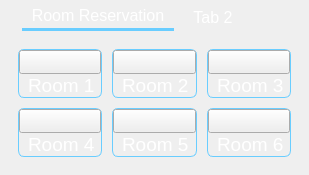
                      <widget class="QWidget" name="page_faculty_roomNkey">
                       <layout class="QVBoxLayout" name="verticalLayout_page_faculty_roomNkey">
                        <property name="spacing">
                         <number>0</number>
                        </property>
                        <property name="leftMargin">
                         <number>0</number>
                        </property>
                        <property name="topMargin">
                         <number>6</number>
                        </property>
                        <property name="rightMargin">
                         <number>0</number>
                        </property>
                        <property name="bottomMargin">
                         <number>0</number>
                        </property>
                        <item>
                         <widget class="QTabWidget" name="tabWidget_faculty_roomNkey">
                          <property name="styleSheet">
                           <string notr="true">
QTabWidget::pane { /* The tab widget frame */
border:0
}

QTabWidget::tab-bar {
left: 15px; /* move to the right by 12px */
}


/* Style the tab using the tab sub-control. Note that it reads QTabBar _not_ QTabWidget */

QTabBar{
font-size: 12pt;
font-family: Helvetica;
}

QTabBar::tab {
color: white;
background-color: transparent;
margin-left: 7px;
margin-right: 7px;
padding-left: 5px;
padding-right: 5px;
padding-bottom: 3px;
}

QTabBar::tab:hover {
background-color: gray;
}

QTabBar::tab:selected {
border-top: 0;
border-left: 0;
border-right: 0;
border-bottom: 3px solid #69cdff;
}</string>
                          </property>
                          <widget class="QWidget" name="faculty_roomNkey_mainTab">
                           <attribute name="title">
                            <string> Room Reservation </string>
                           </attribute>
                           <layout class="QVBoxLayout" name="verticalLayout_faculty_roomNkey_mainTab">
                            <property name="spacing">
                             <number>0</number>
                            </property>
                            <property name="leftMargin">
                             <number>0</number>
                            </property>
                            <property name="topMargin">
                             <number>0</number>
                            </property>
                            <property name="rightMargin">
                             <number>0</number>
                            </property>
                            <property name="bottomMargin">
                             <number>0</number>
                            </property>
                            <item>
                             <widget class="QFrame" name="page_faculty_FroomNkey">
                              <property name="styleSheet">
                               <string notr="true">QFrame{
border: 0;
}</string>
                              </property>
                              <property name="frameShape">
                               <enum>QFrame::StyledPanel</enum>
                              </property>
                              <property name="frameShadow">
                               <enum>QFrame::Raised</enum>
                              </property>
                              <layout class="QVBoxLayout" name="verticalLayout_page_faculty_FroomNkey" stretch="20">
                               <property name="spacing">
                                <number>0</number>
                               </property>
                               <property name="leftMargin">
                                <number>8</number>
                               </property>
                               <property name="topMargin">
                                <number>8</number>
                               </property>
                               <property name="rightMargin">
                                <number>8</number>
                               </property>
                               <property name="bottomMargin">
                                <number>8</number>
                               </property>
                               <item>
                                <widget class="QFrame" name="page_faculty_FroomNkey_contents">
                                 <property name="styleSheet">
                                  <string notr="true">QFrame{
border: 0;
}

QLabel{
font: 14pt;
color:white;
}
</string>
                                 </property>
                                 <property name="frameShape">
                                  <enum>QFrame::StyledPanel</enum>
                                 </property>
                                 <property name="frameShadow">
                                  <enum>QFrame::Raised</enum>
                                 </property>
                                 <layout class="QGridLayout" name="gridLayout_page_faculty_FroomNkey_contents">
                                  <property name="leftMargin">
                                   <number>10</number>
                                  </property>
                                  <property name="topMargin">
                                   <number>10</number>
                                  </property>
                                  <property name="rightMargin">
                                   <number>10</number>
                                  </property>
                                  <property name="bottomMargin">
                                   <number>10</number>
                                  </property>
                                  <property name="spacing">
                                   <number>10</number>
                                  </property>
                                  <item row="2" column="1">
                                   <widget class="QFrame" name="faculty_room1">
                                    <property name="styleSheet">
                                     <string notr="true">QFrame {
border: 1px solid #69cdff;
border-radius: 6px;
}
</string>
                                    </property>
                                    <property name="frameShape">
                                     <enum>QFrame::StyledPanel</enum>
                                    </property>
                                    <property name="frameShadow">
                                     <enum>QFrame::Raised</enum>
                                    </property>
                                    <layout class="QVBoxLayout" name="verticalLayout_faculty_room1" stretch="7,1">
                                     <property name="spacing">
                                      <number>0</number>
                                     </property>
                                     <property name="leftMargin">
                                      <number>0</number>
                                     </property>
                                     <property name="topMargin">
                                      <number>0</number>
                                     </property>
                                     <property name="rightMargin">
                                      <number>0</number>
                                     </property>
                                     <property name="bottomMargin">
                                      <number>0</number>
                                     </property>
                                     <item>
                                      <widget class="QPushButton" name="faculty_pushButton_room1">
                                       <property name="sizePolicy">
                                        <sizepolicy hsizetype="Preferred" vsizetype="Preferred">
                                         <horstretch>0</horstretch>
                                         <verstretch>0</verstretch>
                                        </sizepolicy>
                                       </property>
                                       <property name="text">
                                        <string/>
                                       </property>
                                      </widget>
                                     </item>
                                     <item>
                                      <widget class="QLabel" name="faculty_label_room1">
                                       <property name="styleSheet">
                                        <string notr="true">border: 0;
margin-left: 4px;</string>
                                       </property>
                                       <property name="text">
                                        <string>Room 1</string>
                                       </property>
                                      </widget>
                                     </item>
                                    </layout>
                                   </widget>
                                  </item>
                                  <item row="2" column="2">
                                   <widget class="QFrame" name="faculty_room2">
                                    <property name="styleSheet">
                                     <string notr="true">QFrame {
border: 1px solid #69cdff;
border-radius: 6px;
}
</string>
                                    </property>
                                    <property name="frameShape">
                                     <enum>QFrame::StyledPanel</enum>
                                    </property>
                                    <property name="frameShadow">
                                     <enum>QFrame::Raised</enum>
                                    </property>
                                    <layout class="QVBoxLayout" name="verticalLayout_faculty_room2" stretch="7,1">
                                     <property name="spacing">
                                      <number>0</number>
                                     </property>
                                     <property name="leftMargin">
                                      <number>0</number>
                                     </property>
                                     <property name="topMargin">
                                      <number>0</number>
                                     </property>
                                     <property name="rightMargin">
                                      <number>0</number>
                                     </property>
                                     <property name="bottomMargin">
                                      <number>0</number>
                                     </property>
                                     <item>
                                      <widget class="QPushButton" name="faculty_pushButton_room2">
                                       <property name="sizePolicy">
                                        <sizepolicy hsizetype="Preferred" vsizetype="Preferred">
                                         <horstretch>0</horstretch>
                                         <verstretch>0</verstretch>
                                        </sizepolicy>
                                       </property>
                                       <property name="text">
                                        <string/>
                                       </property>
                                      </widget>
                                     </item>
                                     <item>
                                      <widget class="QLabel" name="faculty_label_room2">
                                       <property name="styleSheet">
                                        <string notr="true">border: 0;
margin-left: 4px;</string>
                                       </property>
                                       <property name="text">
                                        <string>Room 2</string>
                                       </property>
                                      </widget>
                                     </item>
                                    </layout>
                                   </widget>
                                  </item>
                                  <item row="2" column="3">
                                   <widget class="QFrame" name="faculty_room3">
                                    <property name="styleSheet">
                                     <string notr="true">QFrame {
border: 1px solid #69cdff;
border-radius: 6px;
}
</string>
                                    </property>
                                    <property name="frameShape">
                                     <enum>QFrame::StyledPanel</enum>
                                    </property>
                                    <property name="frameShadow">
                                     <enum>QFrame::Raised</enum>
                                    </property>
                                    <layout class="QVBoxLayout" name="verticalLayout_faculty_room3" stretch="7,1">
                                     <property name="spacing">
                                      <number>0</number>
                                     </property>
                                     <property name="leftMargin">
                                      <number>0</number>
                                     </property>
                                     <property name="topMargin">
                                      <number>0</number>
                                     </property>
                                     <property name="rightMargin">
                                      <number>0</number>
                                     </property>
                                     <property name="bottomMargin">
                                      <number>0</number>
                                     </property>
                                     <item>
                                      <widget class="QPushButton" name="faculty_pushButton_room3">
                                       <property name="sizePolicy">
                                        <sizepolicy hsizetype="Preferred" vsizetype="Preferred">
                                         <horstretch>0</horstretch>
                                         <verstretch>0</verstretch>
                                        </sizepolicy>
                                       </property>
                                       <property name="text">
                                        <string/>
                                       </property>
                                      </widget>
                                     </item>
                                     <item>
                                      <widget class="QLabel" name="faculty_label_room3">
                                       <property name="styleSheet">
                                        <string notr="true">border: 0;
margin-left: 4px;</string>
                                       </property>
                                       <property name="text">
                                        <string>Room 3</string>
                                       </property>
                                      </widget>
                                     </item>
                                    </layout>
                                   </widget>
                                  </item>
                                  <item row="4" column="2">
                                   <widget class="QFrame" name="faculty_room5">
                                    <property name="styleSheet">
                                     <string notr="true">QFrame {
border: 1px solid #69cdff;
border-radius: 6px;
}
</string>
                                    </property>
                                    <property name="frameShape">
                                     <enum>QFrame::StyledPanel</enum>
                                    </property>
                                    <property name="frameShadow">
                                     <enum>QFrame::Raised</enum>
                                    </property>
                                    <layout class="QVBoxLayout" name="verticalLayout_faculty_room5" stretch="7,1">
                                     <property name="spacing">
                                      <number>0</number>
                                     </property>
                                     <property name="leftMargin">
                                      <number>0</number>
                                     </property>
                                     <property name="topMargin">
                                      <number>0</number>
                                     </property>
                                     <property name="rightMargin">
                                      <number>0</number>
                                     </property>
                                     <property name="bottomMargin">
                                      <number>0</number>
                                     </property>
                                     <item>
                                      <widget class="QPushButton" name="faculty_pushButton_room5">
                                       <property name="sizePolicy">
                                        <sizepolicy hsizetype="Preferred" vsizetype="Preferred">
                                         <horstretch>0</horstretch>
                                         <verstretch>0</verstretch>
                                        </sizepolicy>
                                       </property>
                                       <property name="text">
                                        <string/>
                                       </property>
                                      </widget>
                                     </item>
                                     <item>
                                      <widget class="QLabel" name="faculty_label_room5">
                                       <property name="styleSheet">
                                        <string notr="true">border: 0;
margin-left: 4px;</string>
                                       </property>
                                       <property name="text">
                                        <string>Room 5</string>
                                       </property>
                                      </widget>
                                     </item>
                                    </layout>
                                   </widget>
                                  </item>
                                  <item row="4" column="1">
                                   <widget class="QFrame" name="faculty_room4">
                                    <property name="styleSheet">
                                     <string notr="true">QFrame {
border: 1px solid #69cdff;
border-radius: 6px;
}
</string>
                                    </property>
                                    <property name="frameShape">
                                     <enum>QFrame::StyledPanel</enum>
                                    </property>
                                    <property name="frameShadow">
                                     <enum>QFrame::Raised</enum>
                                    </property>
                                    <layout class="QVBoxLayout" name="verticalLayout_faculty_room4" stretch="7,1">
                                     <property name="spacing">
                                      <number>0</number>
                                     </property>
                                     <property name="leftMargin">
                                      <number>0</number>
                                     </property>
                                     <property name="topMargin">
                                      <number>0</number>
                                     </property>
                                     <property name="rightMargin">
                                      <number>0</number>
                                     </property>
                                     <property name="bottomMargin">
                                      <number>0</number>
                                     </property>
                                     <item>
                                      <widget class="QPushButton" name="faculty_pushButton_room4">
                                       <property name="sizePolicy">
                                        <sizepolicy hsizetype="Preferred" vsizetype="Preferred">
                                         <horstretch>0</horstretch>
                                         <verstretch>0</verstretch>
                                        </sizepolicy>
                                       </property>
                                       <property name="text">
                                        <string/>
                                       </property>
                                      </widget>
                                     </item>
                                     <item>
                                      <widget class="QLabel" name="faculty_label_room4">
                                       <property name="styleSheet">
                                        <string notr="true">border: 0;
margin-left: 4px;</string>
                                       </property>
                                       <property name="text">
                                        <string>Room 4</string>
                                       </property>
                                      </widget>
                                     </item>
                                    </layout>
                                   </widget>
                                  </item>
                                  <item row="4" column="3">
                                   <widget class="QFrame" name="faculty_room6">
                                    <property name="styleSheet">
                                     <string notr="true">QFrame {
border: 1px solid #69cdff;
border-radius: 6px;
}
</string>
                                    </property>
                                    <property name="frameShape">
                                     <enum>QFrame::StyledPanel</enum>
                                    </property>
                                    <property name="frameShadow">
                                     <enum>QFrame::Raised</enum>
                                    </property>
                                    <layout class="QVBoxLayout" name="verticalLayout_faculty_room6" stretch="7,1">
                                     <property name="spacing">
                                      <number>0</number>
                                     </property>
                                     <property name="leftMargin">
                                      <number>0</number>
                                     </property>
                                     <property name="topMargin">
                                      <number>0</number>
                                     </property>
                                     <property name="rightMargin">
                                      <number>0</number>
                                     </property>
                                     <property name="bottomMargin">
                                      <number>0</number>
                                     </property>
                                     <item>
                                      <widget class="QPushButton" name="faculty_pushButton_room6">
                                       <property name="sizePolicy">
                                        <sizepolicy hsizetype="Preferred" vsizetype="Preferred">
                                         <horstretch>0</horstretch>
                                         <verstretch>0</verstretch>
                                        </sizepolicy>
                                       </property>
                                       <property name="text">
                                        <string/>
                                       </property>
                                      </widget>
                                     </item>
                                     <item>
                                      <widget class="QLabel" name="faculty_label_room6">
                                       <property name="styleSheet">
                                        <string notr="true">border: 0;
margin-left: 4px;</string>
                                       </property>
                                       <property name="text">
                                        <string>Room 6</string>
                                       </property>
                                      </widget>
                                     </item>
                                    </layout>
                                   </widget>
                                  </item>
                                 </layout>
                                </widget>
                               </item>
                              </layout>
                             </widget>
                            </item>
                           </layout>
                          </widget>
                          <widget class="QWidget" name="tab_5">
                           <attribute name="title">
                            <string>Tab 2</string>
                           </attribute>
                          </widget>
                         </widget>
                        </item>
                       </layout>
                      </widget>
